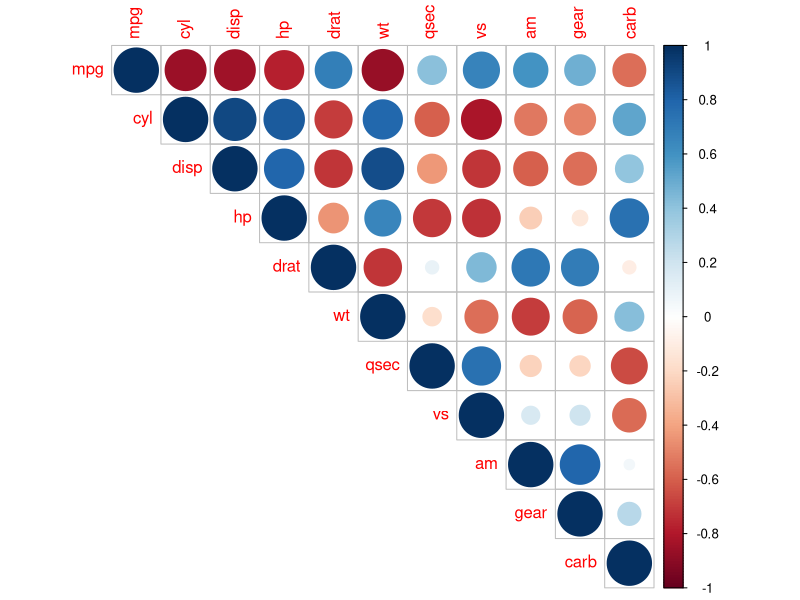
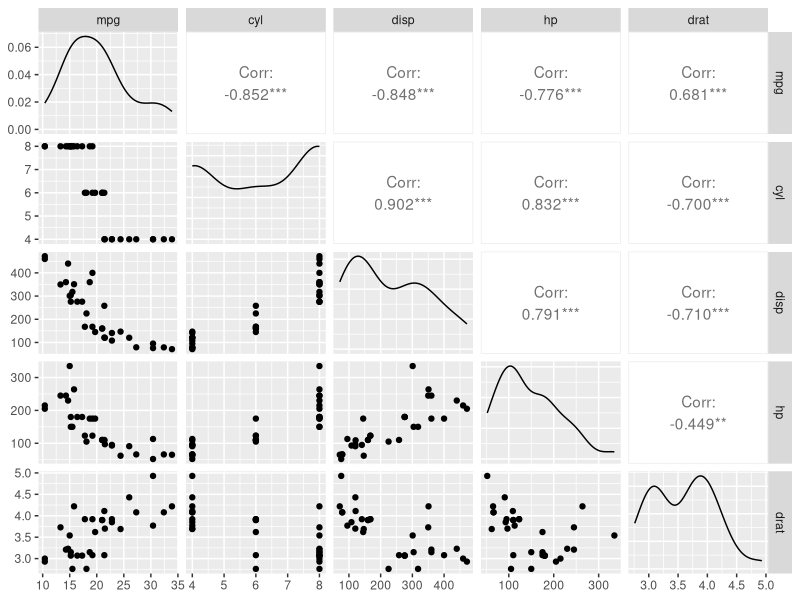
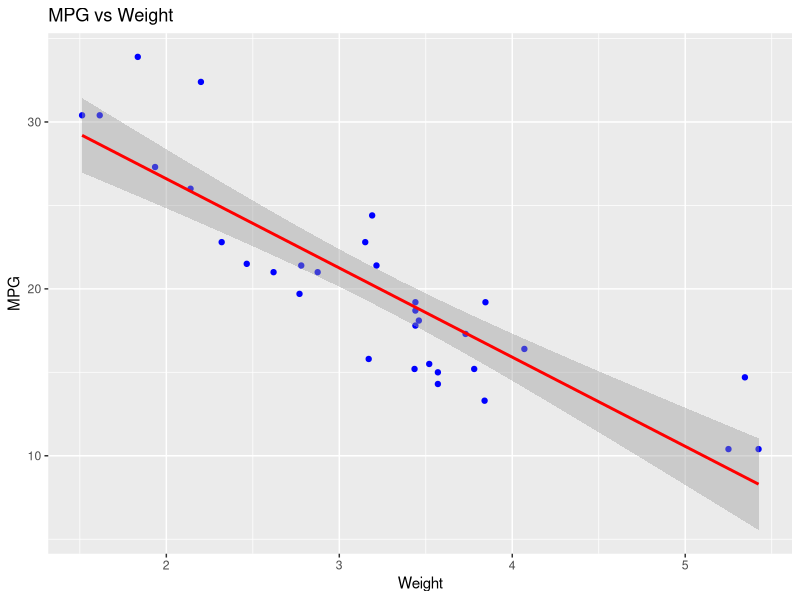
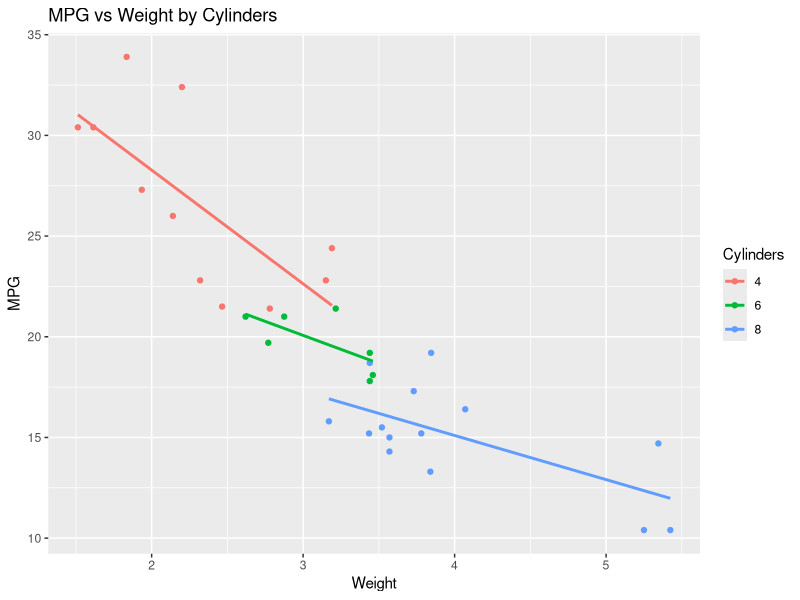
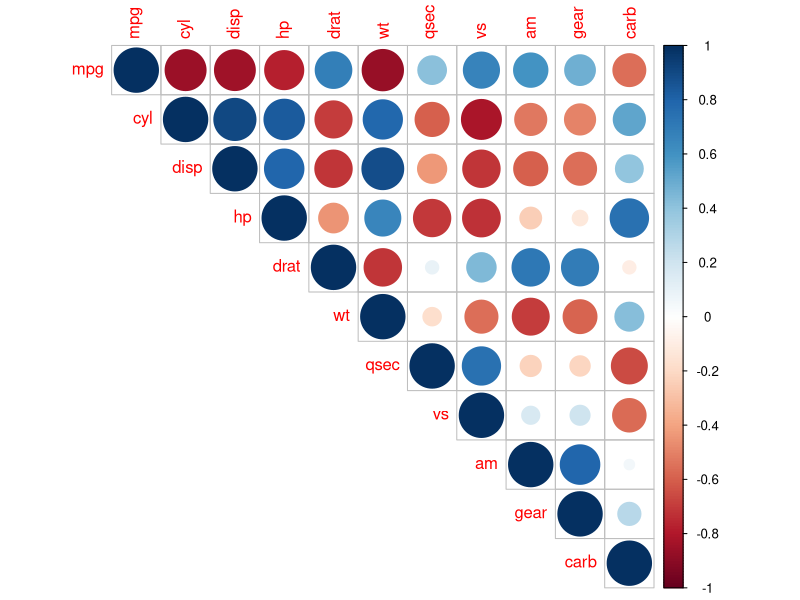
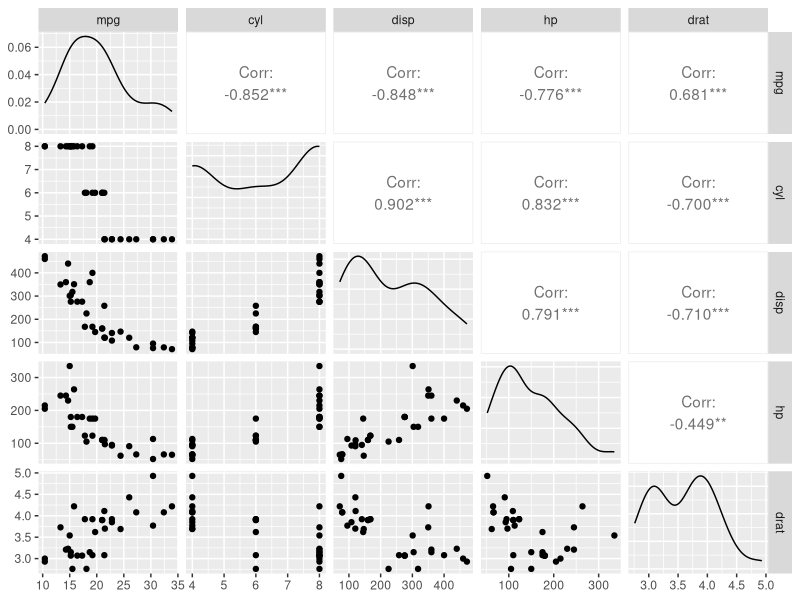
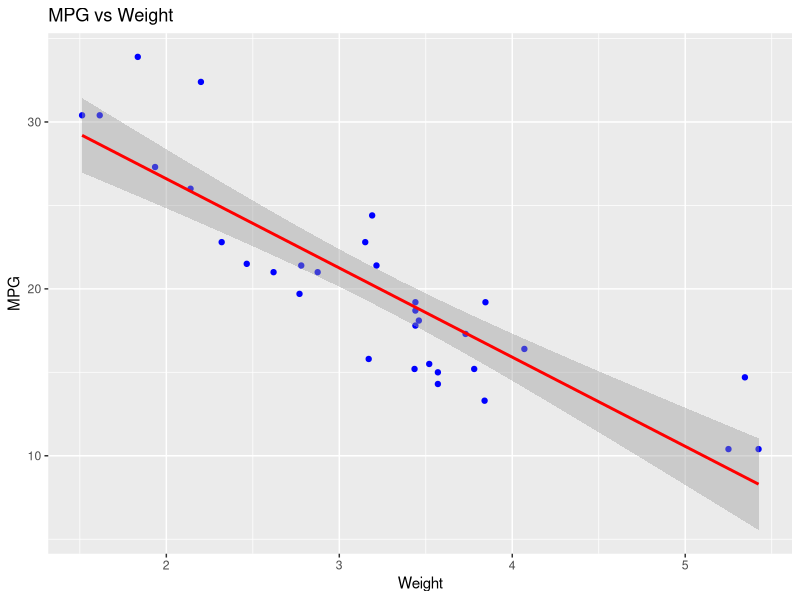
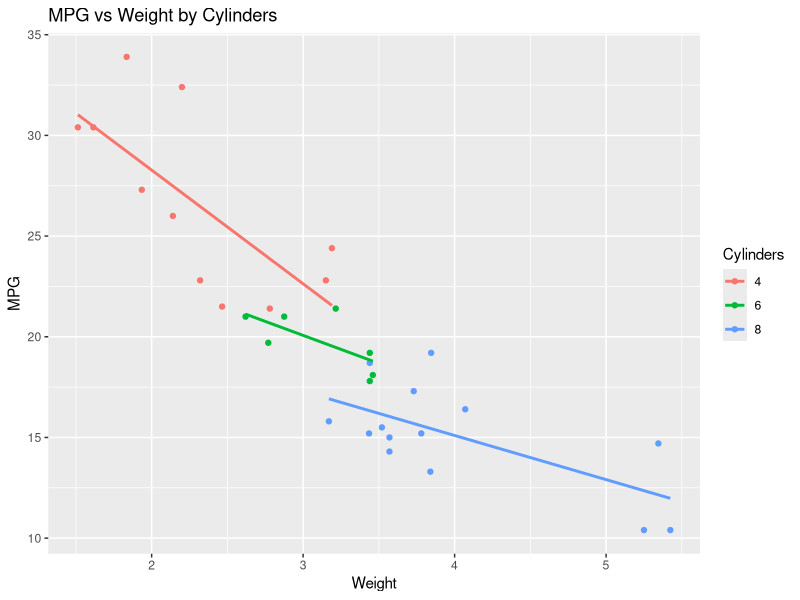

The R source for these figures, in order:
# Aim : Analyze relationships between multiple variables using visualizations and correlation analysis in R for better data interpretation. 
install.packages("ggplot2")
install.packages("GGally")
install.packages("corrplot")

# Load libraries
library(ggplot2)
library(GGally)
library(corrplot)

# Load dataset
# data <- mtcars   # Use if importing csv not working
data <- read.csv("mtcars.csv")

# Correlation matrix
cor_matrix <- cor(data)
print(cor_matrix)

# Correlation plot
corrplot(cor_matrix, method = "circle", type = "upper")

# Pairwise scatter plots
ggpairs(data, columns = 1:5)

# Scatter plot with regression line
ggplot(data, aes(x = wt, y = mpg)) +
  geom_point(color = "blue") +
  geom_smooth(method = "lm", color = "red") +
  labs(title = "MPG vs Weight", x = "Weight", y = "MPG")

# Scatter plot by cylinder category
ggplot(data, aes(x = wt, y = mpg, color = factor(cyl))) +
  geom_point() +
  geom_smooth(method = "lm", se = FALSE) +
  labs(title = "MPG vs Weight by Cylinders",
       x = "Weight",
       y = "MPG",
       color = "Cylinders")# Load libraries
library(ggplot2)
library(GGally)
library(corrplot)

# Load dataset
data <- mtcars

# Correlation matrix
cor_matrix <- cor(data)
print(cor_matrix)

# Correlation plot
corrplot(cor_matrix, method = "circle", type = "upper")

# Pairwise scatter plots
ggpairs(data, columns = 1:5)

# Scatter plot with regression line
ggplot(data, aes(x = wt, y = mpg)) +
  geom_point(color = "blue") +
  geom_smooth(method = "lm", color = "red") +
  labs(title = "MPG vs Weight", x = "Weight", y = "MPG")

# Scatter plot by cylinder category
ggplot(data, aes(x = wt, y = mpg, color = factor(cyl))) +
  geom_point() +
  geom_smooth(method = "lm", se = FALSE) +
  labs(title = "MPG vs Weight by Cylinders",
       x = "Weight",
       y = "MPG",
       color = "Cylinders")
